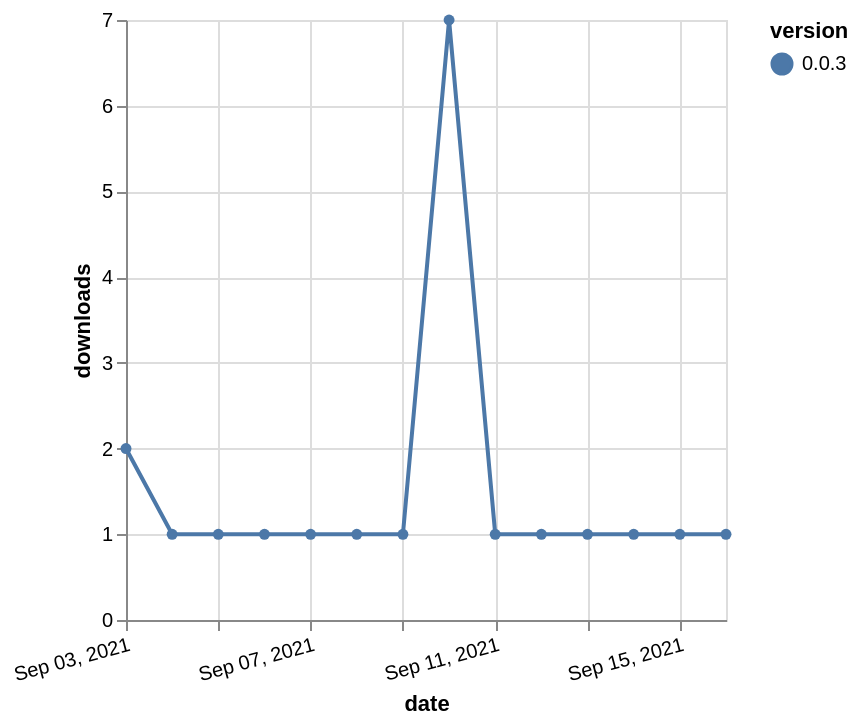

Vega-Lite specification stored for this chart:
### Vega-Lite specification from a JSON file in a GitHub repository (floating-point values rounded to 4 significant figures)
{"$schema": "https://vega.github.io/schema/vega-lite/v5.json", "description": "A simple bar chart with embedded data.", "data": {"values": [{"date": "2021-09-03", "total": 421, "delta": 2, "version": "0.0.3"}, {"date": "2021-09-04", "total": 422, "delta": 1, "version": "0.0.3"}, {"date": "2021-09-05", "total": 423, "delta": 1, "version": "0.0.3"}, {"date": "2021-09-06", "total": 424, "delta": 1, "version": "0.0.3"}, {"date": "2021-09-07", "total": 425, "delta": 1, "version": "0.0.3"}, {"date": "2021-09-08", "total": 426, "delta": 1, "version": "0.0.3"}, {"date": "2021-09-09", "total": 427, "delta": 1, "version": "0.0.3"}, {"date": "2021-09-10", "total": 434, "delta": 7, "version": "0.0.3"}, {"date": "2021-09-11", "total": 435, "delta": 1, "version": "0.0.3"}, {"date": "2021-09-12", "total": 436, "delta": 1, "version": "0.0.3"}, {"date": "2021-09-13", "total": 437, "delta": 1, "version": "0.0.3"}, {"date": "2021-09-14", "total": 438, "delta": 1, "version": "0.0.3"}, {"date": "2021-09-15", "total": 439, "delta": 1, "version": "0.0.3"}, {"date": "2021-09-16", "total": 440, "delta": 1, "version": "0.0.3"}]}, "width": "container", "mark": {"type": "line", "point": {"filled": true}}, "encoding": {"x": {"field": "date", "type": "temporal", "timeUnit": "yearmonthdate", "title": "date", "axis": {"labelAngle": -15}}, "y": {"field": "delta", "type": "quantitative", "title": "downloads"}, "color": {"field": "version", "type": "nominal"}, "tooltip": {"field": "delta"}}}
